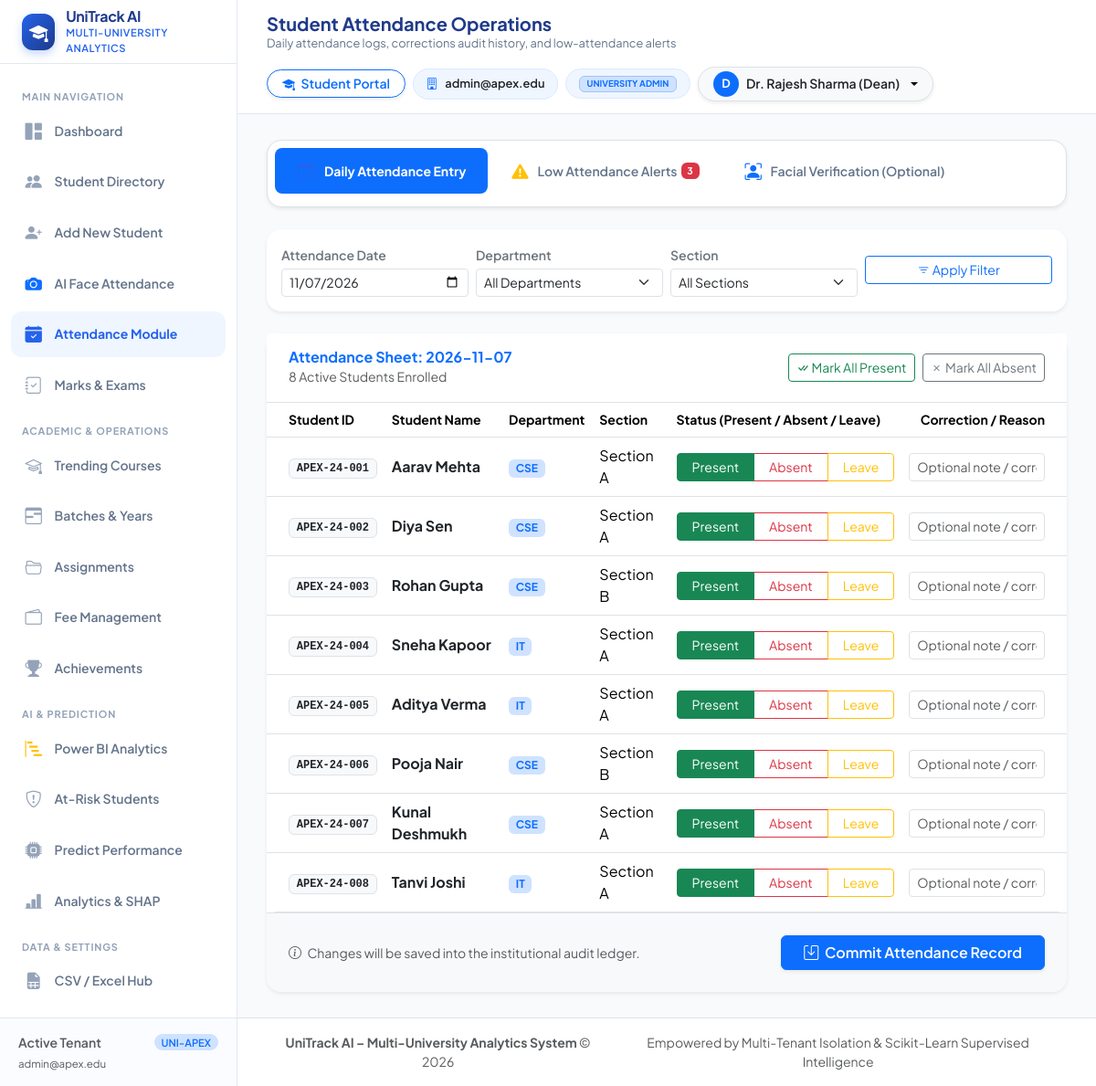
Screenshot of /attendance (signed in) with the database file from the repository.
### tables this page shows
CREATE TABLE students (
            id INTEGER PRIMARY KEY AUTOINCREMENT,
            university_id TEXT NOT NULL,
            student_id TEXT NOT NULL,
            full_name TEXT NOT NULL,
            email TEXT NOT NULL,
            phone TEXT,
            profile_photo TEXT,
            department_id INTEGER,
            section_id INTEGER,
            academic_year TEXT NOT NULL,
            semester INTEGER DEFAULT 1,
            enrollment_date DATE,
            enrollment_status TEXT DEFAULT 'Active', -- 'Active', 'Inactive', 'Graduated', 'Suspended'
            gender TEXT,
            age INTEGER,
            logins INTEGER DEFAULT 0,
            content_reads INTEGER DEFAULT 0,
            forum_posts INTEGER DEFAULT 0,
            quiz_reviews INTEGER DEFAULT 0,
            created_at TIMESTAMP DEFAULT CURRENT_TIMESTAMP, course_id INTEGER, course_name TEXT, batch_id INTEGER, batch_name TEXT, admission_date DATE, total_fee REAL DEFAULT 0.0, password_hash TEXT,
            UNIQUE(university_id, student_id),
            FOREIGN KEY (university_id) REFERENCES universities (id) ON DELETE CASCADE,
            FOREIGN KEY (department_id) REFERENCES departments (id) ON DELETE SET NULL,
            FOREIGN KEY (section_id) REFERENCES sections (id) ON DELETE SET NULL
        );

CREATE TABLE departments (
            id INTEGER PRIMARY KEY AUTOINCREMENT,
            university_id TEXT NOT NULL,
            code TEXT NOT NULL,
            name TEXT NOT NULL,
            head_of_dept TEXT,
            created_at TIMESTAMP DEFAULT CURRENT_TIMESTAMP,
            UNIQUE(university_id, code),
            FOREIGN KEY (university_id) REFERENCES universities (id) ON DELETE CASCADE
        );

CREATE TABLE sections (
            id INTEGER PRIMARY KEY AUTOINCREMENT,
            university_id TEXT NOT NULL,
            department_id INTEGER NOT NULL,
            name TEXT NOT NULL,
            academic_year TEXT NOT NULL,
            created_at TIMESTAMP DEFAULT CURRENT_TIMESTAMP,
            UNIQUE(university_id, department_id, name, academic_year),
            FOREIGN KEY (university_id) REFERENCES universities (id) ON DELETE CASCADE,
            FOREIGN KEY (department_id) REFERENCES departments (id) ON DELETE CASCADE
        );

### Student_Performance_Analytics/app.py (the view)
@app.route('/attendance')
@login_required
@permission_required('attendance')
def attendance_view():
    uni_id = get_current_university_id()
    date_str = request.args.get('date') or datetime.date.today().strftime('%Y-%m-%d')
    dept_id = request.args.get('dept_id', 'All')
    sec_id = request.args.get('sec_id', 'All')
    data = TenantService.get_attendance_report(uni_id, date_str, dept_id, sec_id)
    with db_session() as conn:
        cursor = conn.cursor()
        cursor.execute("SELECT * FROM departments WHERE university_id = ? ORDER BY name", (uni_id,))
        departments = [dict(r) for r in cursor.fetchall()]
        cursor.execute("SELECT * FROM sections WHERE university_id = ? ORDER BY name", (uni_id,))
        sections = [dict(r) for r in cursor.fetchall()]
    return render_template(
        'attendance.html',
        active_page='attendance',
        data=data,
        departments=departments,
        sections=sections,
        selected_dept=dept_id,
        selected_sec=sec_id
    )

### Student_Performance_Analytics/app.py (called while the page is built)
@app.context_processor
def inject_global_template_vars():
    return {
        'current_user': get_current_user(),
        'csrf_token': generate_csrf_token,
        'generate_csrf_token': generate_csrf_token,
        'today': datetime.date.today().strftime('%Y-%m-%d')
    }

@app.before_request
def csrf_protection_hook():
    if app.config.get('TESTING'):
        return
    exempt_paths = ['/api/status', '/api/predict']
    if request.path not in exempt_paths:
        validate_csrf()

### Student_Performance_Analytics/auth.py (called while the page is built, shortened)
def generate_csrf_token():
    if '_csrf_token' not in session:
        session['_csrf_token'] = secrets.token_hex(32)
    return session['_csrf_token']

def validate_csrf():
    if request.method in ['POST', 'PUT', 'DELETE', 'PATCH']:
        token = (
            request.headers.get('X-CSRFToken') or
            request.form.get('csrf_token') or
            (request.is_json and request.get_json(silent=True) and request.get_json(silent=True).get('csrf_token'))
        )
        expected_token = session.get('_csrf_token')
        if not expected_token or not token or token != expected_token:
            log_audit_event('CSRF_VALIDATION_FAILED', f"Path: {request.path}")
            if request.is_json:
                abort(403, description="CSRF token validation failed or missing.")
            flash("Security check failed (CSRF token missing or expired). Please try again.", "danger")
            abort(403)

def get_current_user():
    return session.get('user')

def login_required(f):
    @functools.wraps(f)
    def decorated_function(*args, **kwargs):
        if not session.get('user'):
            flash("Please log in to access this page.", "warning")
            return redirect(url_for('login_view', next=request.path))
        return f(*args, **kwargs)
    return decorated_function

def permission_required(permission_name):
    def decorator(f):
        @functools.wraps(f)
        def decorated_function(*args, **kwargs):
            user = session.get('user')
            if not user:
                return redirect(url_for('login_view'))
            if user.get('role') in ['super_admin', 'university_admin']:
                return f(*args, **kwargs)
        return decorated_function
    return decorator

def get_current_university_id():
    user = session.get('user')
    if not user:
        return None
    return user.get('university_id')

### Student_Performance_Analytics/templates/attendance.html (shortened to what this page needs)
{% extends "base.html" %}
{% block page_title %}Student Attendance Operations{% endblock %}
{% block page_subtitle %}Daily attendance logs, corrections audit history, and low-attendance alerts{% endblock %}
{% block content %}
<ul class="nav nav-pills mb-4 bg-white p-2 rounded-4 shadow-sm border" id="attendanceTabs" role="tablist">
    <li class="nav-item">
        <button class="nav-link active rounded-3 px-4" id="daily-tab" data-bs-toggle="pill" data-bs-target="#daily-content">
            <i class="bi bi-calendar-check me-2"></i>Daily Attendance Entry
        </button>
    </li>
    <li class="nav-item">
        <button class="nav-link rounded-3 px-4" id="alerts-tab" data-bs-toggle="pill" data-bs-target="#alerts-content">
            <i class="bi bi-exclamation-triangle-fill text-warning me-2"></i>Low Attendance Alerts
            {% if data.low_attendance|length > 0 %}
                <span class="badge bg-danger ms-1">{{ data.low_attendance|length }}</span>
            {% endif %}
        </button>
    </li>
    <li class="nav-item">
        <button class="nav-link rounded-3 px-4" id="facial-tab" data-bs-toggle="pill" data-bs-target="#facial-content">
            <i class="bi bi-person-bounding-box text-primary me-2"></i>Facial Verification (Optional)
        </button>
    </li>
</ul>
<div class="tab-content" id="attendanceTabContent">
    <div class="tab-pane fade show active" id="daily-content">
        <div class="card border-0 shadow-sm rounded-4 mb-4">
            <div class="card-body p-3">
                <form method="GET" action="{{ url_for('attendance_view') }}" class="row g-2 align-items-center">
                    <div class="col-md-3">
                        <label class="form-label small fw-semibold text-secondary mb-1">Attendance Date</label>
                        <input type="date" name="date" class="form-control form-control-sm" value="{{ data.date }}" onchange="this.form.submit()">
                    </div>
                    <div class="col-md-3">
                        <label class="form-label small fw-semibold text-secondary mb-1">Department</label>
                        <select name="dept_id" class="form-select form-select-sm" onchange="this.form.submit()">
                            <option value="All">All Departments</option>
                        </select>
                    </div>
                    <div class="col-md-3">
                        <label class="form-label small fw-semibold text-secondary mb-1">Section</label>
                        <select name="sec_id" class="form-select form-select-sm" onchange="this.form.submit()">
                            <option value="All">All Sections</option>
                        </select>
                    </div>
                    <div class="col-md-3 d-flex align-items-end">
                        <button type="submit" class="btn btn-outline-primary btn-sm w-100">
                            <i class="bi bi-filter"></i> Apply Filter
                        </button>
                    </div>
                </form>
            </div>
        </div>
        <div class="card border-0 shadow-sm rounded-4">
            <div class="card-header bg-white border-bottom py-3 px-4 d-flex justify-content-between align-items-center">
                <div>
                    <h6 class="fw-bold mb-0 text-primary">Attendance Sheet: {{ data.date }}</h6>
                    <span class="text-muted small">{{ data.records|length }} Active Students Enrolled</span>
                </div>
                <div class="d-flex gap-2">
                    <button type="button" class="btn btn-sm btn-outline-success" onclick="markAll('Present')">
                        <i class="bi bi-check-all"></i> Mark All Present
                    </button>
                    <button type="button" class="btn btn-sm btn-outline-secondary" onclick="markAll('Absent')">
                        <i class="bi bi-x"></i> Mark All Absent
                    </button>
                </div>
            </div>
            <div class="card-body p-0">
                <form action="{{ url_for('attendance_save') }}" method="POST">
                    <div class="table-responsive">
                        <table class="table table-hover align-middle mb-0">
                            <thead class="bg-light text-secondary small">
                                <tr>
                                    <th class="ps-4">Student ID</th>
                                    <th>Student Name</th>
                                    <th>Department</th>
                                    <th>Section</th>
                                    <th>Status (Present / Absent / Leave)</th>
                                    <th class="text-end pe-4">Correction / Reason</th>
                                </tr>
                            </thead>
                            <tbody>
                                {% for r in data.records %}
                                <tr>
                                    <td class="ps-4">
                                        <span class="badge bg-light text-dark border font-monospace">{{ r.student_id }}</span>
                                    </td>
                                    <td>
                                        <strong class="text-dark">{{ r.full_name }}</strong>
                                    </td>
                                    <td><span class="badge bg-primary-subtle text-primary">{{ r.dept_code or 'General' }}</span></td>
                                    <td>{{ r.sec_name or 'Default' }}</td>
                                    <td>
                                        <div class="btn-group btn-group-sm" role="group">
                                            <label class="btn btn-outline-success px-3" for="pres_{{ r.student_pk }}">Present</label>
                                            <label class="btn btn-outline-danger px-3" for="abs_{{ r.student_pk }}">Absent</label>
                                            <label class="btn btn-outline-warning px-3" for="lev_{{ r.student_pk }}">Leave</label>
                                        </div>
                                    </td>
                                    <td class="text-end pe-4">
                                        <input type="text" name="reason_{{ r.student_pk }}" class="form-control form-control-sm d-inline-block" style="max-width: 220px;" placeholder="Optional note / correction" value="{{ r.correction_reason or '' }}">
                                    </td>
                                </tr>
                                {% endfor %}
                            </tbody>
                        </table>
                    </div>
                    <div class="p-4 border-top bg-light rounded-bottom-4 d-flex justify-content-between align-items-center">
                        <span class="small text-muted"><i class="bi bi-info-circle me-1"></i> Changes will be saved into the institutional audit ledger.</span>
                        <button type="submit" class="btn btn-primary px-4 fw-semibold shadow-sm">
                            <i class="bi bi-save me-1"></i> Commit Attendance Record
                        </button>
                    </div>
                </form>
            </div>
        </div>
    </div>
</div>
{% endblock %}

### Student_Performance_Analytics/static/css/style.css (style rules this page uses)
:root { --bg-main: #FFFFFF; --bg-canvas: #F8FAFC; --primary-blue: #2563EB; --primary-blue-hover: #1D4ED8; --dark-blue: #1E3A8A; --light-blue: #EFF6FF; --light-blue-hover: #DBEAFE; --text-primary: #172554; --text-secondary: #64748B; --text-muted: #94A3B8; --border-color: #E2E8F0; --border-subtle: #F1F5F9; --card-bg: #FFFFFF; --card-shadow: 0 4px 14px 0 rgba(30, 58, 138, 0.05), 0 1px 3px 0 rgba(0, 0, 0, 0.02); --card-shadow-hover: 0 10px 25px -3px rgba(37, 99, 235, 0.12), 0 4px 6px -2px rgba(0, 0, 0, 0.04); --danger-red: #DC2626; --danger-bg: #FEF2F2; --warning-orange: #D97706; --warning-bg: #FFFBEB; --success-green: #059669; --success-bg: #ECFDF5; --accent-purple: #7C3AED; --accent-purple-bg: #F5F3FF; --sidebar-width: 260px; --topbar-height: 70px; --radius-sm: 8px; --radius-md: 12px; --radius-lg: 16px; --radius-pill: 9999px; --transition: all 0.25s cubic-bezier(0.4, 0, 0.2, 1); }
* { box-sizing: border-box; margin: 0; padding: 0; }
body { font-family: 'Plus Jakarta Sans', -apple-system, BlinkMacSystemFont, 'Segoe UI', Roboto, sans-serif; background-color: var(--bg-canvas); color: var(--text-primary); min-height: 100vh; overflow-x: hidden; line-height: 1.5; }
.nav-item { margin-bottom: 0.35rem; }
.nav-link { display: flex; align-items: center; padding: 0.7rem 0.85rem; border-radius: var(--radius-md); color: var(--text-secondary); font-weight: 600; font-size: 0.875rem; text-decoration: none; transition: var(--transition); }
.nav-link i { font-size: 1.15rem; margin-right: 0.75rem; width: 22px; text-align: center; color: var(--text-muted); transition: var(--transition); }
.nav-link.active { background-color: var(--light-blue); color: var(--primary-blue); font-weight: 700; }
.nav-link.active i { color: var(--primary-blue); }
.card { background: var(--card-bg); border: 1px solid var(--border-color); border-radius: var(--radius-lg); box-shadow: var(--card-shadow); transition: var(--transition); }
.table-responsive { border-radius: var(--radius-md); }

### rows the page displays
students: student_id "APEX-24-001", full_name "Aarav Mehta", code "CSE", name "Section A"
students: student_id "APEX-24-002", full_name "Diya Sen", code "CSE", name "Section A"
students: student_id "APEX-24-003", full_name "Rohan Gupta", code "CSE", name "Section B"
students: student_id "APEX-24-004", full_name "Sneha Kapoor", code "IT", name "Section A"
students: student_id "APEX-24-005", full_name "Aditya Verma", code "IT", name "Section A"
students: student_id "APEX-24-006", full_name "Pooja Nair", code "CSE", name "Section B"
students: student_id "APEX-24-007", full_name "Kunal Deshmukh", code "CSE", name "Section A"
students: student_id "APEX-24-008", full_name "Tanvi Joshi", code "IT", name "Section A"

### other values shown
{{ current_user.university_name if current_user else 'UniTrack Global' }} "admin@apex.edu"
{{ current_user.university_name }} "admin@apex.edu"
{{ current_user.role.replace('_', ' ') }} "UNIVERSITY ADMIN"
{{ current_user.full_name[:1] }} "D"
{{ current_user.full_name }} "Dr. Rajesh Sharma (Dean)"
{{ data.low_attendance|length }} "3"
{{ data.date }} "2026-11-07"
{{ data.records|length }} "8"
